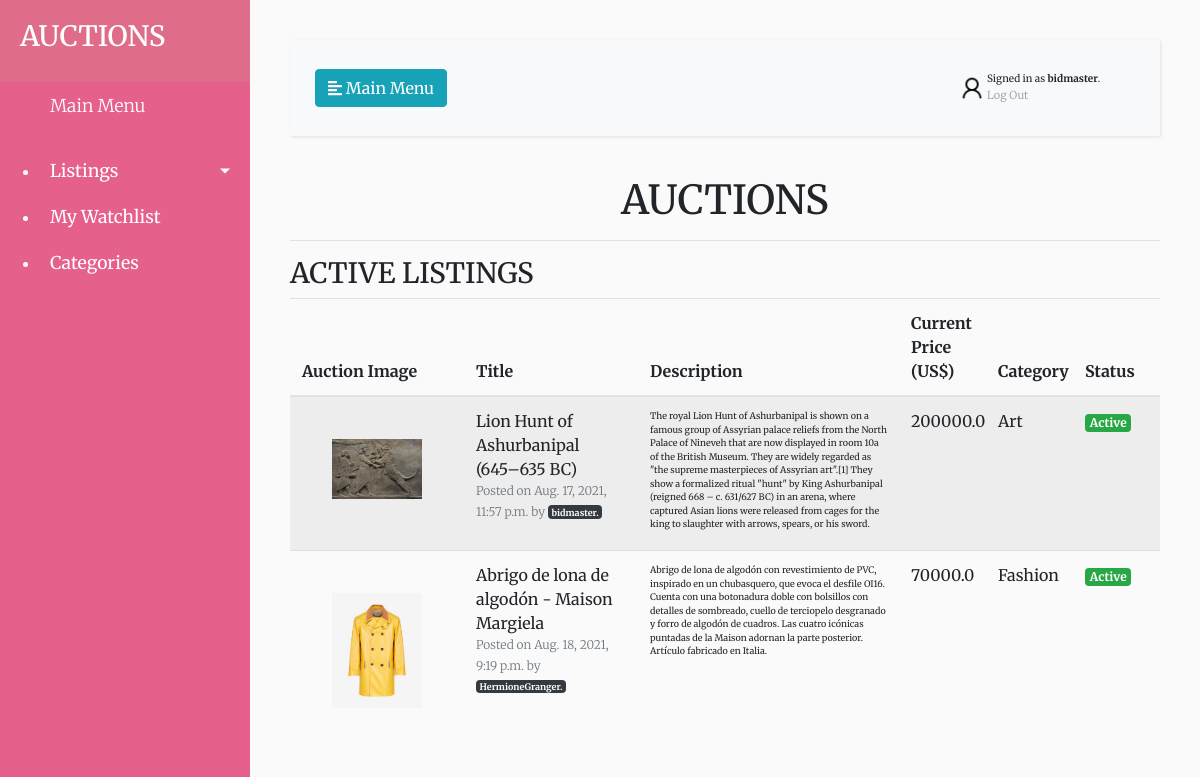
The app's page /active_listings (signed in) with its own data.
### auctions/models.py (models this page shows, shortened)
class User(AbstractUser):
    pass

class Listing(models.Model):
    title = models.CharField(max_length=64, help_text = "Title")
    description = models.CharField(max_length = 500, help_text = "Description")
    starting_bid = models.FloatField(help_text = "Starting Bid Amount in US$")
    current_bid = models.FloatField(default = 0.00)
    url = models.ImageField(blank = True)
    timestamp = models.DateTimeField(auto_now_add=True)
    FASHION = 'Fashion'
    TOYS = 'Toys'
    ELECTRONICS = 'Electronics'
    HOME = 'Home'
    ART = 'Art'
    JEWELRY = 'Jewelry'
    PROPERTIES = 'Properties'
    CONTRACTS = 'Contracts'
    MISCELLANEOUS = 'Miscellaneous'
    ACTIVE = 'Active'
    CLOSED = 'Closed'
    CATEGORY_CHOICES = [
        (FASHION, 'FS'),
        (TOYS, 'TO'),
        (ELECTRONICS, 'ET'),
        (HOME, 'HM'),
        (ART, 'AR'),
        (JEWELRY, 'JW'),
        (PROPERTIES, 'PT'),
        (CONTRACTS, 'CT'),
        (MISCELLANEOUS, 'MS')
    ]
    STATUS_CHOICES = [
        (ACTIVE, 'AC'),
        (CLOSED, 'CL')
    ]
    category = models.CharField(max_length = 64, choices = CATEGORY_CHOICES, blank = True)
    author = models.ForeignKey('User', on_delete = models.CASCADE, related_name = 'listing_author', default = "")
    watchlist_users = models.ManyToManyField('User', blank = True, related_name = 'watched_listing')
    watchlist_status = models.CharField(max_length = 21)
    winner = models.ForeignKey('User', on_delete = models.CASCADE, related_name = 'listing_winner', blank = True, null = True)
    status = models.CharField(max_length=64, choices = STATUS_CHOICES, blank = True, default = 'Active')

### auctions/views.py (the view)
# urls.py: path("active_listings", views.active_listings, name = "active_listings")
@login_required(login_url = '/login')
def active_listings(request):
    listings = Listing.objects.filter(status ='Active')
    return render (request, 'auctions/active_listings.html', {
        'listings': listings
    })

### auctions/templates/auctions/active_listings.html
{% extends 'auctions/layout.html' %}
{% block body %}
    <h3>ACTIVE LISTINGS</h3>
    <table class = "table table-striped" style = "max-width: 1600px; table-layout: fixed;">
        <thead>
            <tr>
                <th scope = "col" style = "width:100px;">Auction Image</th>
                <th scope = "col" style = "width:100px;">Title</th>
                <th scope = "col" style = "width:150px;">Description</th>
                <th scope = "col" style = "width:50px;">Current Price (US$)</th>
                <th scope = "col" style = "width:50px;">Category</th>
                <th scope = "col" style = "width:50px;">Status</th>
            </tr>
        </thead>
        <tbody>
            {% for listing in listings %}
                <tr>
                    <td style="width:100px;"><img src = "{{ MEDIA_URL }}/media/{{ listing.url }}" width = "150" style = "padding:30px;"></td>
                    <td>
                        <a href = "{% url 'info' listing.title %}">{{ listing.title }}</a>
                        <p class = "fs-6 fw-lighter text-muted" style = "font-size:12px;"> Posted on {{ listing.timestamp }} by <span class="badge badge-dark">{{ listing.author }}.</span></p>
                    </td>
                    <td style = "font-size:9px;">{{ listing.description }}</td>
                    <td style = "width:20px;">{{ listing.current_bid }}</td>
                    <td style="width:20px;">{{ listing.category }}</td>
                    {% if listing.status == 'Active' %}
                    <td><span class="badge badge-secondary badge-success">{{ listing.status }}</span></td>
                    {% else %}}
                    <td><span class="badge badge-secondary">{{ listing.status }}</span></td>
                    {% endif %}
                </tr>
            {% empty %}
                <tr>
                    <td>No Active Listings. </td>
                </tr>
            {% endfor %}
        </tbody>
    </table>
{% endblock %}

### auctions/templates/auctions/layout.html (shortened to what this page needs)
{% load static %}
<!DOCTYPE html>
<html lang="en">
    <head>
        <link rel="stylesheet" href="https://stackpath.bootstrapcdn.com/bootstrap/4.1.0/css/bootstrap.min.css">
        <link rel="stylesheet" href="{% static 'auctions/styles.css' %}">
        <link rel="stylesheet" href="https://cdnjs.cloudflare.com/ajax/libs/malihu-custom-scrollbar-plugin/3.1.5/jquery.mCustomScrollbar.min.css">
    </head>
    <body>
        <div class = "wrapper">
            <nav id = "sidebar">
                <div class = "sidebar-header">
                    <h3>AUCTIONS</h3>
                </div>
                <ul class = "list-unstyled-components">
                    <p>Main Menu</p>
                    {% if user.is_authenticated %}
                    <li>
                        <a href="#pageSubmenu" data-toggle="collapse" aria-expanded="false" class="dropdown-toggle">Listings</a>
                    </li>
                    <li>
                        <a href = "{% url 'my_watchlist' %}">My Watchlist</a>
                    </li>
                    <li>
                        <a href = "{% url 'categories' %}">Categories</a>
                    </li>
                    {% else %}
                    <p style = "font-size:10px;">
                        You are not logged in.
                        <p class = "btn"><a href = "{% url 'login' %}">Log In</a></p>
                        <p class = "btn"><a href = "{% url 'register' %}">Register</a></p>
                    </p>
                    {% endif %}
                </ul>
            </nav>
            <div id = "content">
                <nav class = "navbar navbar-expand-lg navbar-light bg-light">
                    <div class = "container-fluid">
                        <button type = "button" id = "sidebarCollapse" class = "btn btn-info">
                            <i class = "fas fa-align-left"></i>
                            <span>Main Menu</span>
                        </button>
                    </div>
                    <div class = "d-flex align-items-center">
                        <img src = "{% static 'auctions/userIcon.png' %}" style = "width:30px;">
                    </div>
                    <div style = "font-size:10px; width: 200px;margin-right:10px;" class = "d-flex align-items-center">
                        {% if user.is_authenticated %}
                            <div>
                                Signed in as <strong>{{ user.username }}</strong>.
                                <p><a href = "{% url 'logout' %}">Log Out</a></p>
                            </div>
                        {% endif %}
                    </div>
                </nav>
                <h1 class="text-center">AUCTIONS</h1>
                <hr>
                {% block body %}
                {% endblock %}
            </div>
        </div>
    </body>
</html>

### auctions/static/auctions/styles.css (style rules this page uses)
body { font-family: 'Merriweather', serif; background: #fafafa; }
p { font-family: 'Merriweather', serif; font-size: 1.1em; font-weight: 300; line-height: 1.7em; color: #999; }
a, a:hover, a:focus { color: inherit; text-decoration: none; transition: all 0.3s; }
.navbar { padding: 15px 10px; background: #fff; border: none; border-radius: 0; margin-bottom: 40px; box-shadow: 1px 1px 3px rgba(0, 0, 0, 0.1); }
.wrapper { display: flex; width: 100%; }
#sidebar { width: 250px; position: fixed; top: 0; left: 0; height: 100vh; z-index: 999; background: #e6608c; color: #fff; transition: all 0.3s; }
#sidebar .sidebar-header { padding: 20px; background: #df6d89; }
#sidebar ul p { color: #fff; padding: 10px; }
#sidebar ul li a { padding: 10px; font-size: 1.1em; display: block; }
a[data-toggle="collapse"] { position: relative; }
.dropdown-toggle::after { display: block; position: absolute; top: 50%; right: 20px; transform: translateY(-50%); }
#content { width: calc(100% - 250px); padding: 40px; min-height: 100vh; transition: all 0.3s; position: absolute; top: 0; right: 0; }

### records on screen
User: username "bidmaster"
Listing: url (picture), title "Lion Hunt of Ashurbanipal (645–635 BC)", timestamp "Aug. 17, 2021, 11:57 p.m.", author "bidmaster", description "The royal Lion Hunt of Ashurbanipal is shown on a famous group of Assyrian palace reliefs from the North Palace of Nineveh that are now displayed in room 10a of the British Museum. They are widely regarded as \"the supreme masterpieces of Assyrian art\".[1] They show a formalized ritual \"hunt\" by King Ashurbanipal (reigned 668 – c. 631/627 BC) in an arena, where captured Asian lions were released from cages for the king to slaughter with arrows, spears, or his sword.", current_bid "200000.0", category "Art", status "Active"
Listing: url (picture), title "Abrigo de lona de algodón - Maison Margiela", timestamp "Aug. 18, 2021, 9:19 p.m.", author "HermioneGranger", description "Abrigo de lona de algodón con revestimiento de PVC, inspirado en un chubasquero, que evoca el desfile OI16. Cuenta con una botonadura doble con bolsillos con detalles de sombreado, cuello de terciopelo desgranado y forro de algodón de cuadros. Las cuatro icónicas puntadas de la Maison adornan la parte posterior. Artículo fabricado en Italia.", current_bid "70000.0", category "Fashion", status "Active"
